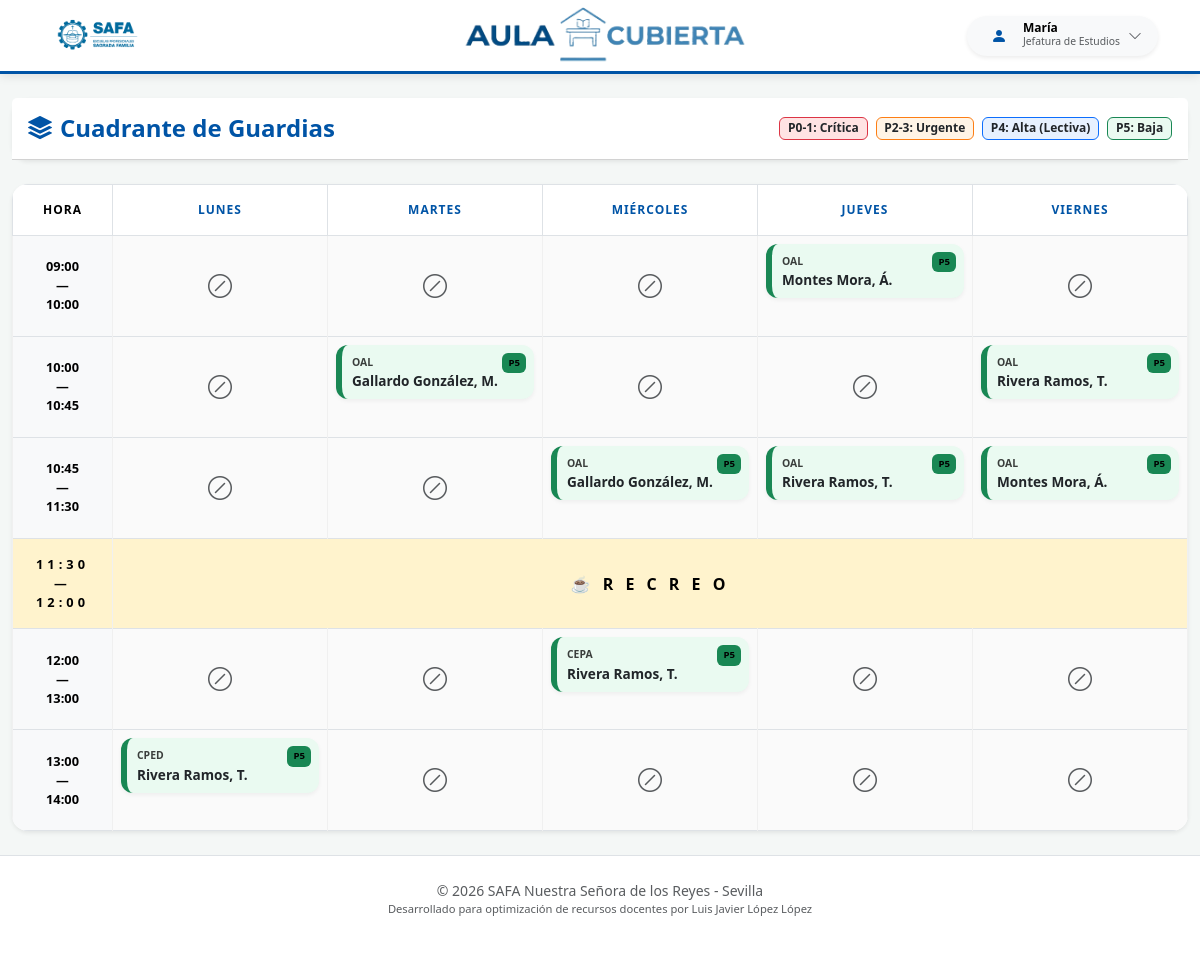
/guardias/ (signed in), run on the app's committed database.
### safa_guardias/models.py (models this page shows, shortened)
class CentroSaaSModel(models.Model):
    centro = models.ForeignKey(
        'CentroEscolar',
        on_delete=models.CASCADE,
        null=True, # Lo dejamos nullable por ahora para que no te dé error al hacer makemigrations con datos existentes
        blank=True
    )
    class Meta:
        abstract = True

class Profesor(CentroSaaSModel):
    ROLES_CHOICES = [
        ('ADMIN', 'Administrador del Sistema'),
        ('DIRECCION', 'Dirección'),
        ('JEFATURA', 'Jefatura de Estudios'),
        ('PROFESOR', 'Profesorado'),
    ]
    nombre = models.CharField(max_length=100)
    apellidos = models.CharField(max_length=150)
    abreviatura = models.CharField(max_length=10)
    email = models.EmailField(blank=True, null=True)
    usuario = models.OneToOneField(User, on_delete=models.SET_NULL, null=True, blank=True, related_name='perfil_profesor')
    rol = models.CharField(max_length=20, choices=ROLES_CHOICES, default='PROFESOR')
    centro = models.ForeignKey(CentroEscolar, on_delete=models.CASCADE, related_name='profesores', null=True, blank=True)

class HorarioGuardia(CentroSaaSModel):
    tramo_horario = models.ForeignKey(TramoHorario, on_delete=models.CASCADE)
    profesor = models.ForeignKey(Profesor, on_delete=models.CASCADE)
    tipo_guardia = models.CharField(max_length=50)
    prioridad = models.IntegerField(default=0)

### safa_guardias/views.py (the view)
# urls.py: path('guardias/', views.visor_guardias, name='visor_guardias'),
@login_required
def visor_guardias(request):
    centro = obtener_centro_usuario(request)
    tramos_referencia = TramoHorario.objects.filter(centro=centro).values(
        'hora_inicio', 'hora_fin', 'es_recreo'
    ).distinct().order_by('hora_inicio')
    dias = ['L', 'M', 'X', 'J', 'V']
    guardias_qs = HorarioGuardia.objects.filter(
        profesor__centro=centro
    ).select_related('profesor', 'tramo_horario')
    cuadrante = []
    for tramo in tramos_referencia:
        fila = {
            'inicio': tramo['hora_inicio'],
            'fin': tramo['hora_fin'],
            'es_recreo': tramo['es_recreo'],
            'columnas': []
        }
        for dia in dias:
            guardias_celda = [
                g for g in guardias_qs
                if g.tramo_horario.hora_inicio == tramo['hora_inicio']
                   and g.tramo_horario.dia_semana == dia
            ]
            fila['columnas'].append(guardias_celda)
        cuadrante.append(fila)
    return render(request, 'visor_guardias.html', {
        'cuadrante': cuadrante,
        'dias': dias
    })

### safa_guardias/context_processors.py (called while the page is built)
def selector_centros_global(request):
    es_admin = request.user.is_authenticated and (
            request.user.is_superuser or
            (hasattr(request.user, 'perfil_profesor') and request.user.perfil_profesor.rol == 'ADMIN')
    )
    if es_admin:
        return {
            'lista_centros_admin': CentroEscolar.objects.all().order_by('nombre'),
            'centro_activo_admin': obtener_centro_usuario(request)
        }
    return {}

### safa_guardias/utils.py (called while the page is built)
def obtener_centro_usuario(request):
    es_admin = request.user.is_superuser or (
            hasattr(request.user, 'perfil_profesor') and request.user.perfil_profesor.rol == 'ADMIN'
    )
    if es_admin:
        centro_id_sesion = request.session.get('centro_activo_id')
        if centro_id_sesion:
            return CentroEscolar.objects.filter(id=centro_id_sesion).first()
    try:
        return request.user.perfil_profesor.centro
    except AttributeError:
        return None

### templates/visor_guardias.html (shortened to what this page needs)
{% extends 'base.html' %}
{% block body %}
<div class="container-fluid py-4">
    <div class="card shadow-sm border-0 rounded-4 mb-4">
        <div class="card-header bg-white py-3 d-flex flex-column flex-md-row justify-content-between align-items-center gap-3">
            <div>
                <h4 class="fw-bold mb-0 icon-safa text-dark">
                    <i class="bi bi-stack me-2"></i>Cuadrante de Guardias
                </h4>
            </div>
            <div class="d-flex flex-wrap gap-2">
                <span class="badge border text-dark" style="background-color: #ffe3e3; border-color: #dc3545 !important;">P0-1: Crítica</span>
                <span class="badge border text-dark" style="background-color: #fff4e6; border-color: #fd7e14 !important;">P2-3: Urgente</span>
                <span class="badge border text-dark" style="background-color: #e7f1ff; border-color: #0d6efd !important;">P4: Alta (Lectiva)</span>
                <span class="badge border text-dark" style="background-color: #eafaf1; border-color: #198754 !important;">P5: Baja</span>
            </div>
        </div>
    </div>
    <div class="card shadow-sm border-0 rounded-4 overflow-hidden">
        <div class="card-body p-0">
            <div class="table-responsive">
                <table class="table table-bordered mb-0 align-middle">
                    <thead class="bg-light text-center">
                        <tr class="text-uppercase" style="font-size: 0.75rem; letter-spacing: 1px;">
                            <th style="width: 100px;" class="py-3 bg-white">Hora</th>
                            <th class="py-3 text-primary">Lunes</th>
                            <th class="py-3 text-primary">Martes</th>
                            <th class="py-3 text-primary">Miércoles</th>
                            <th class="py-3 text-primary">Jueves</th>
                            <th class="py-3 text-primary">Viernes</th>
                        </tr>
                    </thead>
                    <tbody>
                        {% for fila in cuadrante %}
                            {% if fila.es_recreo %}
                                <tr style="background-color: #fff3cd; color: #856404; font-weight: 800; text-transform: uppercase; letter-spacing: 4px;">
                                    <td class="text-center bg-transparent py-3" style="font-size: 0.8rem; border-right: 1px solid #e2e8f0;">
                                        {{ fila.inicio|time:"H:i" }}<br>—<br>{{ fila.fin|time:"H:i" }}
                                    </td>
                                    <td colspan="5" class="text-center align-middle py-3 bg-transparent">
                                        ☕ R E C R E O
                                    </td>
                                </tr>
                            {% else %}
                                <tr>
                                    <td class="text-center fw-bold bg-light" style="font-size: 0.8rem;">
                                        {{ fila.inicio|time:"H:i" }}<br>—<br>{{ fila.fin|time:"H:i" }}
                                    </td>
                                    {% for celda in fila.columnas %}
                                    <td class="p-2" style="min-width: 190px; vertical-align: top; background-color: #fafafa;">
                                        {% for guardia in celda|dictsort:"prioridad" %}
                                            {% if guardia.prioridad <= 1 %}
                                                <div class="prioridad-card p-border-01" style="background-color: #ffe3e3;">
                                                    <span class="p-badge bg-danger">P{{ guardia.prioridad }}</span>
                                            {% elif guardia.prioridad <= 3 %}
                                                <div class="prioridad-card p-border-23" style="background-color: #fff4e6;">
                                                    <span class="p-badge" style="background-color: #fd7e14; color: white;">P{{ guardia.prioridad }}</span>
                                            {% elif guardia.prioridad == 4 %}
                                                <div class="prioridad-card p-border-4" style="background-color: #e7f1ff;">
                                                    <span class="p-badge bg-primary">P{{ guardia.prioridad }}</span>
                                            {% else %}
                                                <div class="prioridad-card p-border-5" style="background-color: #eafaf1;">
                                                    <span class="p-badge bg-success">P{{ guardia.prioridad }}</span>
                                            {% endif %}
                                                    <div class="d-flex flex-column">
                                                        <small class="text-uppercase fw-bold opacity-75 mb-1" style="font-size: 0.65rem;">
                                                            {{ guardia.tipo_guardia }}
                                                        </small>
                                                        <div class="fw-bold text-dark" style="font-size: 0.85rem; line-height: 1.1;">
                                                            {{ guardia.profesor.apellidos }}, {{ guardia.profesor.nombre|slice:":1" }}.
                                                        </div>
                                                    </div>
                                                </div>
                                        {% empty %}
                                            <div class="text-center py-4 text-muted opacity-10">
                                                <i class="bi bi-slash-circle fs-4"></i>
                                            </div>
                                        {% endfor %}
                                    </td>
                                    {% endfor %}
                                </tr>
                            {% endif %}
                        {% endfor %}
                    </tbody>
                </table>
            </div>
        </div>
    </div>
</div>
{% endblock %}

### templates/barra_navegacion.html (shortened to what this page needs)
{% load static %}
<nav class="navbar navbar-expand-lg navbar-light sticky-top py-2">
    <div class="container">
        <a class="navbar-brand" href="{% url 'index' %}">
            <img src="{% static 'images/logo_safa.png' %}" alt="Logo SAFA" style="height: 45px; width: auto;">
        </a>
        <div class="navbar-title-center d-none d-md-block">
            <a href="{% url 'index' %}">
                <img src="{% static 'images/logo.png' %}" alt="Logo App" style="height: 80px; width: auto;">
            </a>
        </div>
        <div class="ms-auto d-flex align-items-center">
            {% if user.is_authenticated %}
                <div class="dropdown">
                    <button class="btn btn-light border-0 d-flex align-items-center gap-2 rounded-pill px-3 py-1 shadow-sm"
                            type="button" id="userMenu" data-bs-toggle="dropdown" aria-expanded="false" data-bs-auto-close="outside">
                        <div class="icon-safa text-white rounded-circle d-flex align-items-center justify-content-center"
                             style="width: 32px; height: 32px;">
                            <i class="bi bi-person-fill"></i>
                        </div>
                        <div class="text-start d-none d-sm-block">
                            <div class="fw-bold" style="font-size: 0.75rem; line-height: 1;">{{ user.perfil_profesor.nombre }}</div>
                            <div class="text-muted" style="font-size: 0.65rem;">{{ user.perfil_profesor.get_rol_display }}</div>
                        </div>
                        <i class="bi bi-chevron-down small text-muted"></i>
                    </button>
                </div>
            {% else %}
                <a href="{% url 'login' %}" class="btn btn-safa btn-sm rounded-pill px-4">
                    <i class="bi bi-person-circle me-1"></i> Acceder
                </a>
            {% endif %}
        </div>
    </div>
</nav>

### static/css/global.css (style rules this page uses)
:root { --safa-blue: #0054a6; --safa-light-blue: #e6f0f9; --safa-accent: #f39c12; --safa-success: #28a745; --safa-warning: #ffc107; --safa-danger: #dc3545; --bs-primary: var(--safa-blue); --bs-primary-rgb: 0, 84, 166; --bs-primary-border-subtle: var(--safa-light-blue); }
body { background-color: #f4f7f6; font-family: 'Segoe UI', Roboto, sans-serif; }
.navbar { background-color: white !important; border-bottom: 3px solid var(--safa-blue); box-shadow: 0 2px 10px rgba(0, 0, 0, 0.1); }
.navbar-title-center { font-family: 'Montserrat', sans-serif; font-size: 1.8rem; letter-spacing: -0.5px; color: var(--safa-blue); position: absolute; left: 50%; transform: translateX(-50%); white-space: nowrap; margin: 0; }
.navbar > .container { position: relative; display: flex; justify-content: space-between; align-items: center; }
.icon-safa { color: var(--safa-blue) !important; }
a { color: var(--safa-blue); }

### templates/visor_guardias.html (style rules this page uses)
.prioridad-card { padding: 10px; margin-bottom: 8px; border-radius: 12px; border-left: 6px solid; box-shadow: 0 2px 4px rgba(0,0,0,0.05); position: relative; transition: transform 0.15s ease; }
.p-border-5 { border-color: #198754 !important; }
.p-badge { position: absolute; top: 8px; right: 8px; font-size: 0.6rem; font-weight: 800; padding: 3px 6px; border-radius: 6px; }
.table-bordered td { border-color: #f0f0f0 !important; }

### data on the page
HorarioGuardia: prioridad "5", tipo_guardia "OAL", profesor.apellidos "Montes Mora", profesor.nombre "Á"
HorarioGuardia: prioridad "5", tipo_guardia "OAL", profesor.apellidos "Gallardo González", profesor.nombre "M"
HorarioGuardia: prioridad "5", tipo_guardia "OAL", profesor.apellidos "Rivera Ramos", profesor.nombre "T"
HorarioGuardia: prioridad "5", tipo_guardia "OAL", profesor.apellidos "Gallardo González", profesor.nombre "M"
HorarioGuardia: prioridad "5", tipo_guardia "OAL", profesor.apellidos "Rivera Ramos", profesor.nombre "T"
HorarioGuardia: prioridad "5", tipo_guardia "OAL", profesor.apellidos "Montes Mora", profesor.nombre "Á"
HorarioGuardia: prioridad "5", tipo_guardia "CEPA", profesor.apellidos "Rivera Ramos", profesor.nombre "T"
HorarioGuardia: prioridad "5", tipo_guardia "CPED", profesor.apellidos "Rivera Ramos", profesor.nombre "T"

### other printed values
{{ user.perfil_profesor.nombre }} "María"
{{ user.perfil_profesor.get_rol_display }} "Jefatura de Estudios"
{{ fila.inicio|time:"H:i" }} "09:00" "10:00" "10:45" "12:00" "13:00"
{{ fila.fin|time:"H:i" }} "10:00" "10:45" "11:30" "13:00" "14:00"
{{ fila.inicio|time:"H:i" }} "11:30"
{{ fila.fin|time:"H:i" }} "12:00"
